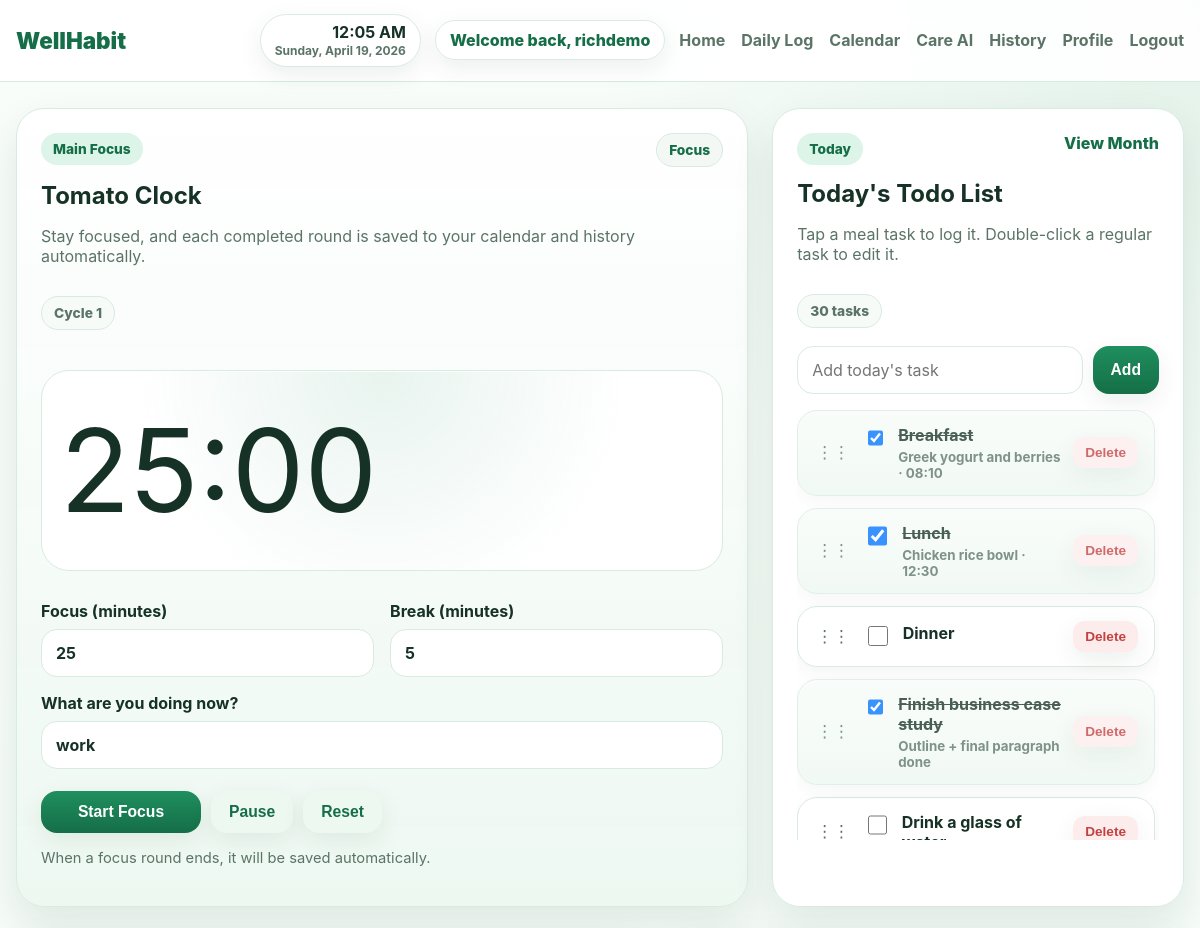
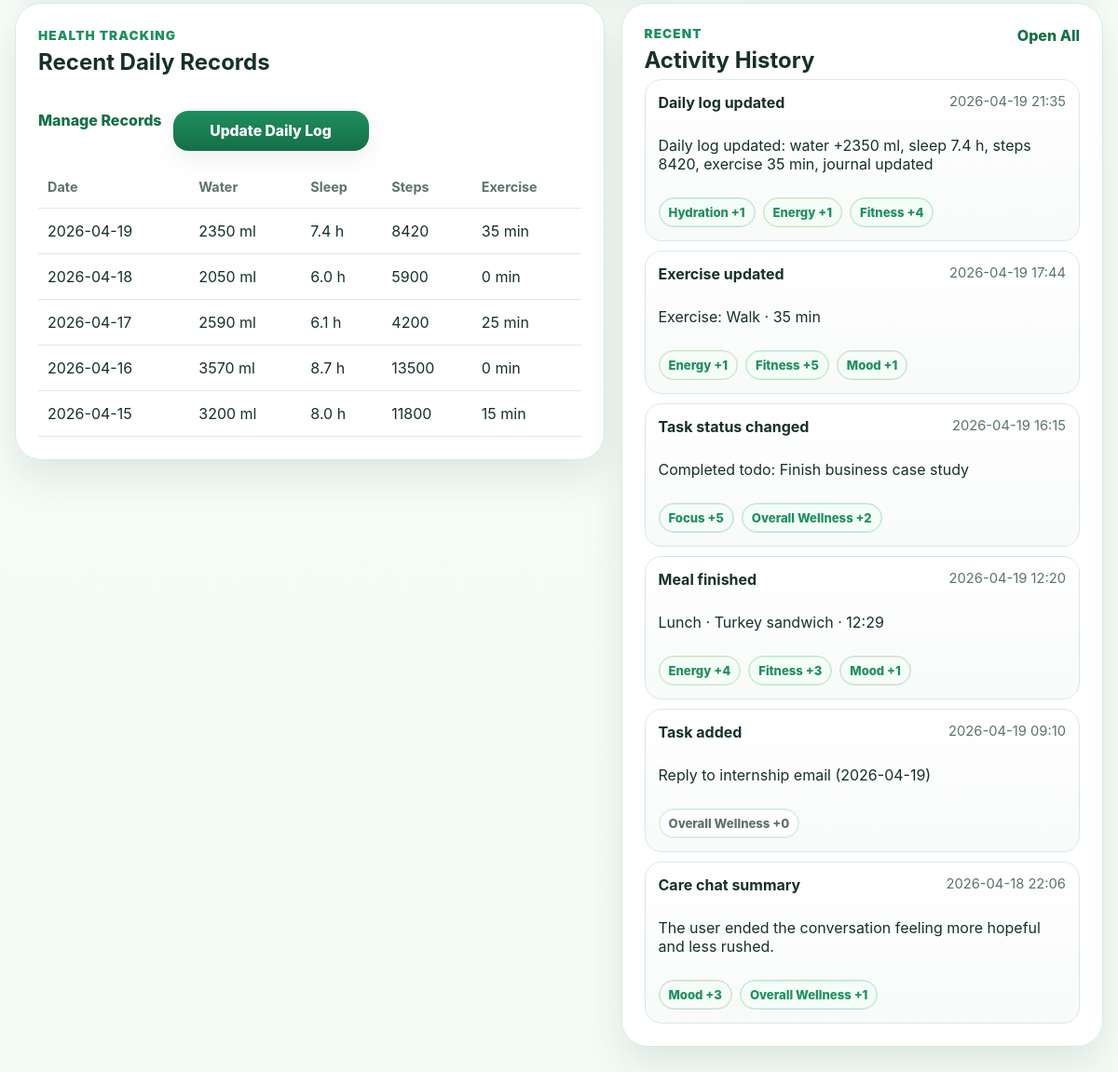
The page /dashboard (signed in) on the database its author committed (2 pictures, top to bottom).
### app/models.py (models this page shows, shortened)
class User(UserMixin, db.Model):
    id = db.Column(db.Integer, primary_key=True)
    username = db.Column(db.String(80), unique=True, nullable=False)
    email = db.Column(db.String(120), unique=True, nullable=False)
    password_hash = db.Column(db.String(255), nullable=False)
    created_at = db.Column(db.DateTime, default=datetime.utcnow, nullable=False)
    age = db.Column(db.Integer)
    gender_identity = db.Column(db.String(30))
    weight_kg = db.Column(db.Float)
    height_cm = db.Column(db.Float)
    daily_water_goal_ml = db.Column(db.Integer, nullable=False, default=2000)
    daily_sleep_goal_hours = db.Column(db.Float, nullable=False, default=8.0)
    daily_step_goal = db.Column(db.Integer, nullable=False, default=8000)
    daily_exercise_goal_minutes = db.Column(db.Integer, nullable=False, default=30)
    optimal_bedtime = db.Column(db.String(5))
    optimal_wake_time = db.Column(db.String(5))
    hydration_score = db.Column(db.Integer, nullable=False, default=50)
    energy_score = db.Column(db.Integer, nullable=False, default=50)
    fitness_score = db.Column(db.Integer, nullable=False, default=50)
    focus_score = db.Column(db.Integer, nullable=False, default=50)
    mood_score = db.Column(db.Integer, nullable=False, default=50)
    overall_wellness_score = db.Column(db.Integer, nullable=False, default=50)
    wellness_summary = db.Column(db.Text)
    wellness_updated_at = db.Column(db.DateTime)
    daily_logs = db.relationship('DailyLog', backref='user', lazy=True, cascade='all, delete-orphan')
    tasks = db.relationship('Task', backref='user', lazy=True, cascade='all, delete-orphan')
    calendar_events = db.relationship('CalendarEvent', backref='user', lazy=True, cascade='all, delete-orphan')
    pomodoro_sessions = db.relationship('PomodoroSession', backref='user', lazy=True, cascade='all, delete-orphan')
    hydration_prompts = db.relationship('HydrationPrompt', backref='user', lazy=True, cascade='all, delete-orphan')
    activity_entries = db.relationship('ActivityEntry', backref='user', lazy=True, cascade='all, delete-orphan')
    mood_entries = db.relationship('MoodEntry', backref='user', lazy=True, cascade='all, delete-orphan')

class Task(db.Model):
    id = db.Column(db.Integer, primary_key=True)
    user_id = db.Column(db.Integer, db.ForeignKey('user.id'), nullable=False)
    title = db.Column(db.String(200), nullable=False)
    description = db.Column(db.Text)
    task_type = db.Column(db.String(30), nullable=False, default='regular')
    task_date = db.Column(db.Date, nullable=False, index=True)
    completed = db.Column(db.Boolean, default=False, nullable=False)
    sort_order = db.Column(db.Integer, nullable=False, default=0)
    completed_at = db.Column(db.DateTime)
    auto_tracked_water_ml = db.Column(db.Integer, nullable=False, default=0)
    created_at = db.Column(db.DateTime, default=datetime.utcnow, nullable=False)

class DailyLog(db.Model):
    id = db.Column(db.Integer, primary_key=True)
    user_id = db.Column(db.Integer, db.ForeignKey('user.id'), nullable=False)
    log_date = db.Column(db.Date, default=date.today, nullable=False, index=True)
    water_ml = db.Column(db.Integer, nullable=False, default=0)
    sleep_hours = db.Column(db.Float, nullable=False, default=0)
    sleep_quality = db.Column(db.String(20), nullable=False, default='Average')
    steps = db.Column(db.Integer, nullable=False, default=0)
    exercise_minutes = db.Column(db.Integer, nullable=False, default=0)
    notes = db.Column(db.Text)
    journal_text = db.Column(db.Text)
    mood_label = db.Column(db.String(40))
    mood_custom_text = db.Column(db.String(120))
    activity_text = db.Column(db.Text)
    ai_meal_detected = db.Column(db.Boolean, nullable=False, default=False)
    ai_meal_confidence = db.Column(db.String(20))
    ai_feedback = db.Column(db.Text)
    last_meal_detected_at = db.Column(db.DateTime)
    created_at = db.Column(db.DateTime, default=datetime.utcnow, nullable=False)
    hydration_prompts = db.relationship('HydrationPrompt', backref='daily_log', lazy=True)

class ActivityEntry(db.Model):
    id = db.Column(db.Integer, primary_key=True)
    user_id = db.Column(db.Integer, db.ForeignKey('user.id'), nullable=False)
    entry_type = db.Column(db.String(50), nullable=False)
    title = db.Column(db.String(200), nullable=False)
    description = db.Column(db.Text)
    event_at = db.Column(db.DateTime, default=datetime.utcnow, nullable=False, index=True)

### app/routes.py (the view)
    @app.route('/dashboard')
    @login_required
    def dashboard():
        _ensure_baseline_scores(current_user)
        today = local_today()
        _ensure_daily_default_tasks(current_user.id, today)
        db.session.commit()
        today_tasks = Task.query.filter_by(user_id=current_user.id, task_date=today).order_by(Task.sort_order.asc(), Task.created_at.asc()).all()
        recent_logs = DailyLog.query.filter_by(user_id=current_user.id).order_by(DailyLog.log_date.desc()).limit(5).all()
        today_focus = _build_focus_payload(current_user.id, today)
        today_log = DailyLog.query.filter_by(user_id=current_user.id, log_date=today).first()
        due_prompt, upcoming_prompt = _get_due_and_upcoming_prompt(current_user.id)
        db.session.commit()
        morning_prompt_record = HydrationPrompt.query.filter(
            HydrationPrompt.user_id == current_user.id,
            HydrationPrompt.prompt_type == 'morning',
            HydrationPrompt.response_status.in_(['pending', 'not_yet']),
            db.func.date(HydrationPrompt.due_at) == today,
        ).order_by(HydrationPrompt.due_at.asc(), HydrationPrompt.id.asc()).first()
        return render_template(
            'dashboard.html',
            today_tasks=today_tasks,
            recent_logs=recent_logs,
            today_focus_count=today_focus['focus_count'],
            today_focus_minutes=today_focus['focus_minutes'],
            today=today,
            today_log=today_log,
            due_hydration_prompt=_serialize_prompt(due_prompt),
            upcoming_hydration_prompt=_serialize_prompt(upcoming_prompt),
            morning_hydration_prompt=_serialize_prompt(morning_prompt_record),
            morning_prompt_exists=bool(morning_prompt_record),
            recent_activity_entries=_recent_activity_preview(current_user.id, 6),
        )

### app/templates/dashboard.html (shortened to what this page needs)
{% extends 'base.html' %}
{% block content %}
<section class="dashboard-hero-grid home-dashboard-grid">
    <article class="card timer-card home-timer-card">
        <div class="home-card-topline">
            <span class="soft-badge">Main Focus</span>
            <span class="soft-status" id="timer-mode">Focus</span>
        </div>
        <div class="home-card-head compact-home-head">
            <div>
                <h2>Tomato Clock</h2>
                <p class="muted">Stay focused, and each completed round is saved to your calendar and history automatically.</p>
            </div>
            <div class="cycle-chip" id="cycle-count">Cycle 1</div>
        </div>
        <div class="timer-display home-hero-timer" id="timer-display">25:00</div>
        <form class="timer-settings home-timer-settings" id="pomodoro-form">
            <label>Focus (minutes)
                <input type="number" id="focus-minutes" value="25" min="1" max="120">
            </label>
            <label>Break (minutes)
                <input type="number" id="break-minutes" value="5" min="1" max="60">
            </label>
            <label class="full-width">What are you doing now?
                <input type="text" id="pomodoro-activity" value="work" placeholder="work">
            </label>
        </form>
        <div class="timer-actions home-timer-actions">
            <button class="btn primary home-primary-btn" id="start-btn" type="button">Start Focus</button>
            <button class="btn secondary" id="pause-btn" type="button">Pause</button>
            <button class="btn secondary" id="reset-btn" type="button">Reset</button>
        </div>
        <p class="muted small center-text home-timer-note" id="timer-message">When a focus round ends, it will be saved automatically.</p>
    </article>
    <article class="card home-todo-card">
        <div class="home-card-topline">
            <span class="soft-badge">Today</span>
            <a href="{{ url_for('calendar_view') }}" class="link-btn">View Month</a>
        </div>
        <div class="home-card-head">
            <div>
                <h2>Today's Todo List</h2>
                <p class="muted">Tap a meal task to log it. Double-click a regular task to edit it.</p>
            </div>
            <div class="todo-count-chip">{{ today_tasks|length }} tasks</div>
        </div>
        <form method="post" action="{{ url_for('add_task') }}" class="inline-form todo-inline-form home-add-task-form">
            <input type="text" name="title" placeholder="Add today's task" required>
            <button class="btn primary" type="submit">Add</button>
        </form>
        <div class="todo-list home-todo-list" id="dashboard-todo-list" data-reorder-url="{{ url_for('reorder_tasks') }}" data-task-date="{{ today.isoformat() }}">
            {% if today_tasks %}
                {% for task in today_tasks %}
                    <div class="todo-item todo-checkbox-item draggable-todo home-todo-item {% if task.completed %}done{% endif %}" data-task-id="{{ task.id }}" data-task-type="{{ task.task_type or 'regular' }}" data-edit-url="{{ url_for('edit_task', task_id=task.id) }}" data-meal-url="{{ url_for('update_meal_task', task_id=task.id) }}" draggable="true">
                        <button class="drag-handle" type="button" aria-label="Drag to reorder">⋮⋮</button>
                        <form method="post" action="{{ url_for('toggle_task', task_id=task.id) }}" class="todo-check-form">
                            <label class="todo-check-label">
                                <input type="checkbox" {% if task.completed %}checked{% endif %} {% if (task.task_type or 'regular') == 'meal' %}data-meal-toggle="1"{% else %}onchange="this.form.submit()"{% endif %}>
                                <span>
                                    <strong>{{ task.title }}</strong>
                                    {% if task.description and 'auto-added from what just did' not in task.description|lower %}<small class="task-description">{{ task.description }}</small>{% endif %}
                                </span>
                            </label>
                        </form>
                        <form method="post" action="{{ url_for('delete_task', task_id=task.id) }}">
                            <button class="btn small-btn danger" type="submit">Delete</button>
                        </form>
                    </div>
                {% endfor %}
            {% else %}
                <div class="home-empty-state">
                    <p class="muted">No tasks for today yet.</p>
                </div>
            {% endif %}
        </div>
    </article>
</section>
<section class="split-grid logs-split-grid dashboard-bottom-grid">
    <article class="card records-card">
        <div class="section-title-row records-header-row">
            <div>
                <p class="eyebrow">Health Tracking</p>
                <h2>Recent Daily Records</h2>
            </div>
            <div class="header-actions">
                <a class="link-btn" href="{{ url_for('logs') }}">Manage Records</a>
                <a class="btn primary big-action-btn" href="{{ url_for('logs') }}">Update Daily Log</a>
            </div>
        </div>
        <div class="table-wrap">
            <table>
                <thead>
                    <tr>
                        <th>Date</th>
                        <th>Water</th>
                        <th>Sleep</th>
                        <th>Steps</th>
                        <th>Exercise</th>
                    </tr>
                </thead>
                <tbody>
                {% for log in recent_logs %}
                    <tr>
                        <td>{{ log.log_date }}</td>
                        <td>{{ log.water_ml }} ml</td>
                        <td>{{ log.sleep_hours }} h</td>
                        <td>{{ log.steps }}</td>
                        <td>{{ log.exercise_minutes }} min</td>
                    </tr>
                {% else %}
                    <tr><td colspan="5" class="muted">No daily data yet.</td></tr>
                {% endfor %}
                </tbody>
            </table>
        </div>
    </article>
    <article class="card history-preview-card">
        <div class="section-title-row">
            <div>
                <p class="eyebrow">Recent</p>
                <h2>Activity History</h2>
            </div>
            <a class="link-btn" href="{{ url_for('history_view') }}">Open All</a>
        </div>
        <div class="history-list history-preview-list">
            {% for entry in recent_activity_entries %}
                <article class="history-item history-preview-item">
                    <div class="history-preview-head">
                        <strong>{{ entry.title }}</strong>
                        <span class="muted small">{{ entry.event_at.strftime('%Y-%m-%d %H:%M') }}</span>
                    </div>
                    {% if entry.description %}<p>{{ entry.description }}</p>{% endif %}
                    <div class="history-chip-row">
                        {% for impact in entry.impacts %}
                            <span class="history-impact-chip metric-{{ impact.key }} {% if impact.value > 0 %}plus{% elif impact.value < 0 %}minus{% else %}zero{% endif %}">{{ impact.label }} {{ impact.signed }}</span>
                        {% endfor %}
                    </div>
                </article>
            {% else %}
                <p class="muted">No activity yet.</p>
            {% endfor %}
        </div>
    </article>
</section>
{% endblock %}

### app/templates/base.html (shortened to what this page needs)
<!doctype html>
<html lang="en">
<head>
    <link rel="stylesheet" href="{{ url_for('static', filename='style.css') }}">
</head>
<body>
    <nav class="navbar">
        <div class="container nav-inner">
            <div class="nav-left-zone">
                <a class="brand" href="{{ url_for('index') }}">WellHabit</a>
            </div>
            <div class="nav-right-zone">
                <div class="nav-clock" id="nav-local-time-wrap">
                    <div class="nav-clock-stack">
                        <strong id="nav-local-time">{{ nav_local_time }}</strong>
                        <span>{{ nav_local_date }}</span>
                    </div>
                </div>
                {% if current_user.is_authenticated %}
                    <span class="welcome-pill">Welcome back, {{ current_user.username }}</span>
                {% endif %}
                <div class="nav-links">
                    {% if current_user.is_authenticated %}
                        <a href="{{ url_for('dashboard') }}">Home</a>
                        <a href="{{ url_for('logs') }}">Daily Log</a>
                        <a href="{{ url_for('calendar_view') }}">Calendar</a>
                        <a href="{{ url_for('care_chat_page') }}">Care AI</a>
                        <a href="{{ url_for('history_view') }}">History</a>
                        <a href="{{ url_for('profile') }}">Profile</a>
                        <a href="{{ url_for('logout') }}">Logout</a>
                    {% else %}
                        <a href="{{ url_for('login') }}">Login</a>
                        <a href="{{ url_for('register') }}">Register</a>
                    {% endif %}
                </div>
            </div>
        </div>
    </nav>
    <main class="container page">
        {% block content %}{% endblock %}
    </main>
</body>
</html>

### rows shown on the page
User: username "richdemo"
Task: task_type "☑", title "Breakfast", description "Greek yogurt and berries · 08:10"
Task: task_type "☑", title "Lunch", description "Chicken rice bowl · 12:30"
Task: title "Dinner"
Task: task_type "☑", title "Finish business case study", description "Outline + final paragraph done"
Task: title "Drink a glass of…"
DailyLog: log_date "2026-04-19", water_ml "2350", sleep_hours "7.4", steps "8420", exercise_minutes "35"
DailyLog: log_date "2026-04-18", water_ml "2050", sleep_hours "6.0", steps "5900", exercise_minutes "0"
DailyLog: log_date "2026-04-17", water_ml "2590", sleep_hours "6.1", steps "4200", exercise_minutes "25"
DailyLog: log_date "2026-04-16", water_ml "3570", sleep_hours "8.7", steps "13500", exercise_minutes "0"
DailyLog: log_date "2026-04-15", water_ml "3200", sleep_hours "8.0", steps "11800", exercise_minutes "15"
ActivityEntry: title "Daily log updated", event_at "2026-04-19 21:35", description "Daily log updated: water +2350 ml, sleep 7.4 h, steps 8420, exercise 35 min, journal updated", label "Hydration" "Energy" "Fitness", signed "+1" "+1" "+4"
ActivityEntry: title "Exercise updated", event_at "2026-04-19 17:44", description "Exercise: Walk · 35 min", label "Energy" "Fitness" "Mood", signed "+1" "+5" "+1"
ActivityEntry: title "Task status changed", event_at "2026-04-19 16:15", description "Completed todo: Finish business case study", label "Focus" "Overall Wellness", signed "+5" "+2"
ActivityEntry: title "Meal finished", event_at "2026-04-19 12:20", description "Lunch · Turkey sandwich · 12:29", label "Energy" "Fitness" "Mood", signed "+4" "+3" "+1"
ActivityEntry: title "Task added", event_at "2026-04-19 09:10", description "Reply to internship email (2026-04-19)", label "Overall Wellness", signed "+0"
ActivityEntry: title "Care chat summary", event_at "2026-04-18 22:06", description "The user ended the conversation feeling more hopeful and less rushed.", label "Mood" "Overall Wellness", signed "+3" "+1"

### other values the page prints
{{ nav_local_date }} "Sunday, April 19, 2026"
{{ today_tasks|length }} "30"
